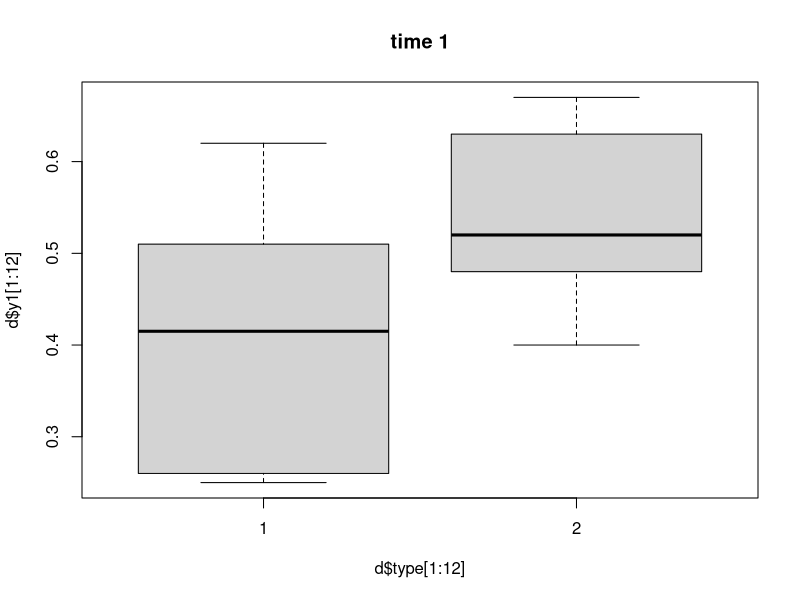
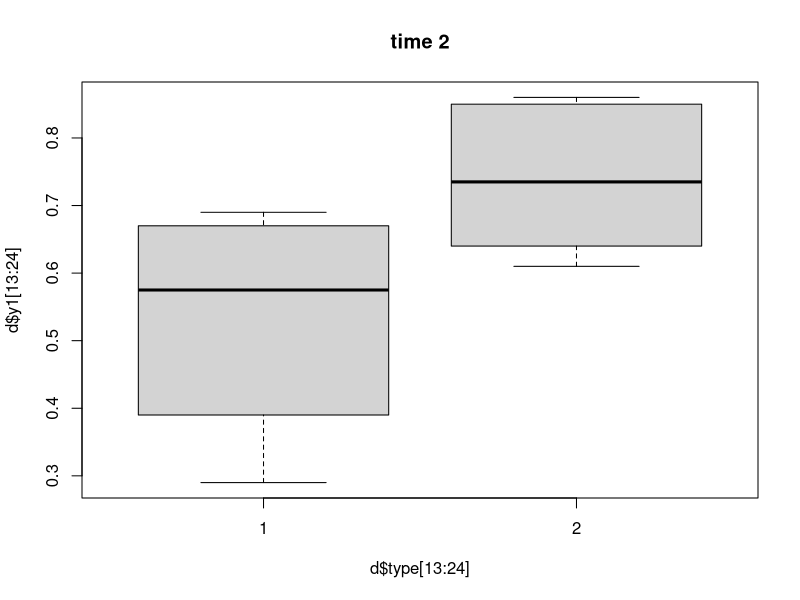

The R script that drew these images, in order:

set.seed(123)
type <- factor(c(1,1,1,1,1,1,2,2,2,2,2,2))
mouse <- factor(c(1,2,3,4,5,6,7,8,9,10,11,12))

# pab = probability for type a, at time b
p11 <- 0.4
p12 <- 0.55
p21 <- 0.5
p22 <- 0.67

# random effects
r <- numeric()
for (i in 1:12) {
  r[i] <- runif(1,min=-0.2,max=0.2)
}

# time 1 
y1 <- numeric()
for (i in 1:12) {
  if (i<7) {
    # type 1
    y1[i] <- rbinom(1,size=100,p=p11 + r[i]  )/100 
  } else {
    # type 2
    y1[i] <- rbinom(1,size=100,p=p21 + r[i])/100
  }
}

time <- factor(c('1','1','1','1','1','1','1','1','1','1','1','1'))
d1 <- data.frame(mouse,type,time,y1)

# time 2 
y2 <- numeric()
for (i in 1:12) {
  if (i<7) {
    # type 1
    y2[i] <- rbinom(1,size=100,p=p12 + r[i]  )  / 100
  } else {
    # type 2
    y2[i] <- rbinom(1,size=100,p=p22 + r[i])  / 100
  }
}

time2 <- c('2','2','2','2','2','2','2','2','2','2','2','2')
d2 <- data.frame(mouse,type,time2,y2)
colnames(d2) <- c('mouse','type','time','y1')

d <- data.frame(rbind(d1,d2))
#d$time
#d$y1
#d$y1 <- as.numeric(d$y1)
## just fixed effects

boxplot(d$y1[1:12]~d$type[1:12],main='time 1')
boxplot(d$y1[13:24]~d$type[13:24],main='time 2')

ml1 <- glm(d$y1~1 + d$type,family="quasibinomial")
summary(ml1)


ml2 <- glm(d$y1~1 + d$type + d$time,family="quasibinomial")
summary(ml2)

ml3 <- glm(d$y1~1 + d$type * d$time,family="quasibinomial")
summary(ml3)

## random effects model
library(lme4)

# use numbers, not proportions
#d$y1 = d$y1 / 100 
d$successes <- d$y1 * 100
d$failures <- 100- d$successes
response <- cbind(d$successes,d$failures)

ml3 <- glmer(response ~ type + time + type:time +  (1|mouse),family="binomial",data=d)
summary(ml3)

ml4 <- glmer(response ~ d$type + d$time +  (1|mouse),family="binomial",data=d)
summary(ml4)


ml5 <- glmer(response ~ d$type  +  (1|mouse),family="binomial",data=d)
summary(ml5)

ml6 <- glmer(response ~ 1  +  (1 + time |mouse),family="binomial",data=d)
summary(ml6)

